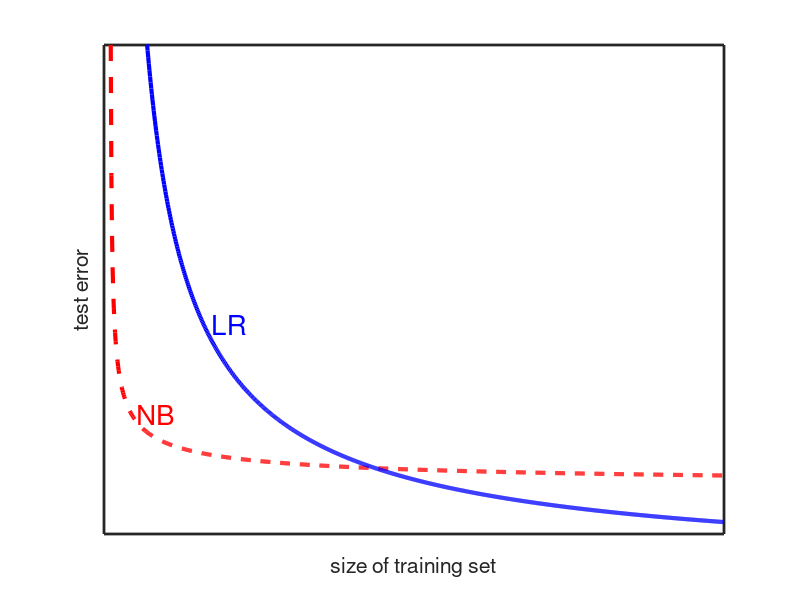

Write the MATLAB code that produced this figure.
% Illustration of the generalization error vs size of training set
% for naive Bayes and logistic regression. 
domain = 0:0.01:10;
NB = @(x)x.^(-0.5);
LR = @(x)(8./(x.^0.8))-2;

linewidth = {'LineWidth',3};
hold all;
set(gca,'XTick',[],'YTick',[],'FontSize',16);
axis([-0.1,10,-1,10]);

plot(domain,NB(domain),'--r',linewidth{:});
plot(domain,LR(domain),'-b',linewidth{:});

set(gca,'FontSize',14,'LineWidth',2);
xlabel('size of training set');
ylabel('test error');
box on;

%NB
annotation(gcf,'textbox',[0.1702 0.25 0.06392 0.1205],...
    'String',{'NB'},...
    'FontSize',20,...
    'FitBoxToText','off',...
    'LineStyle','none',...
    'Color','r');

% LR
annotation(gcf,'textbox',[0.2648 0.4 0.06392 0.1205],...
    'String',{'LR'},...
    'FontSize',20,...
    'FitBoxToText','off',...
    'LineStyle','none',...
    'Color','b');
